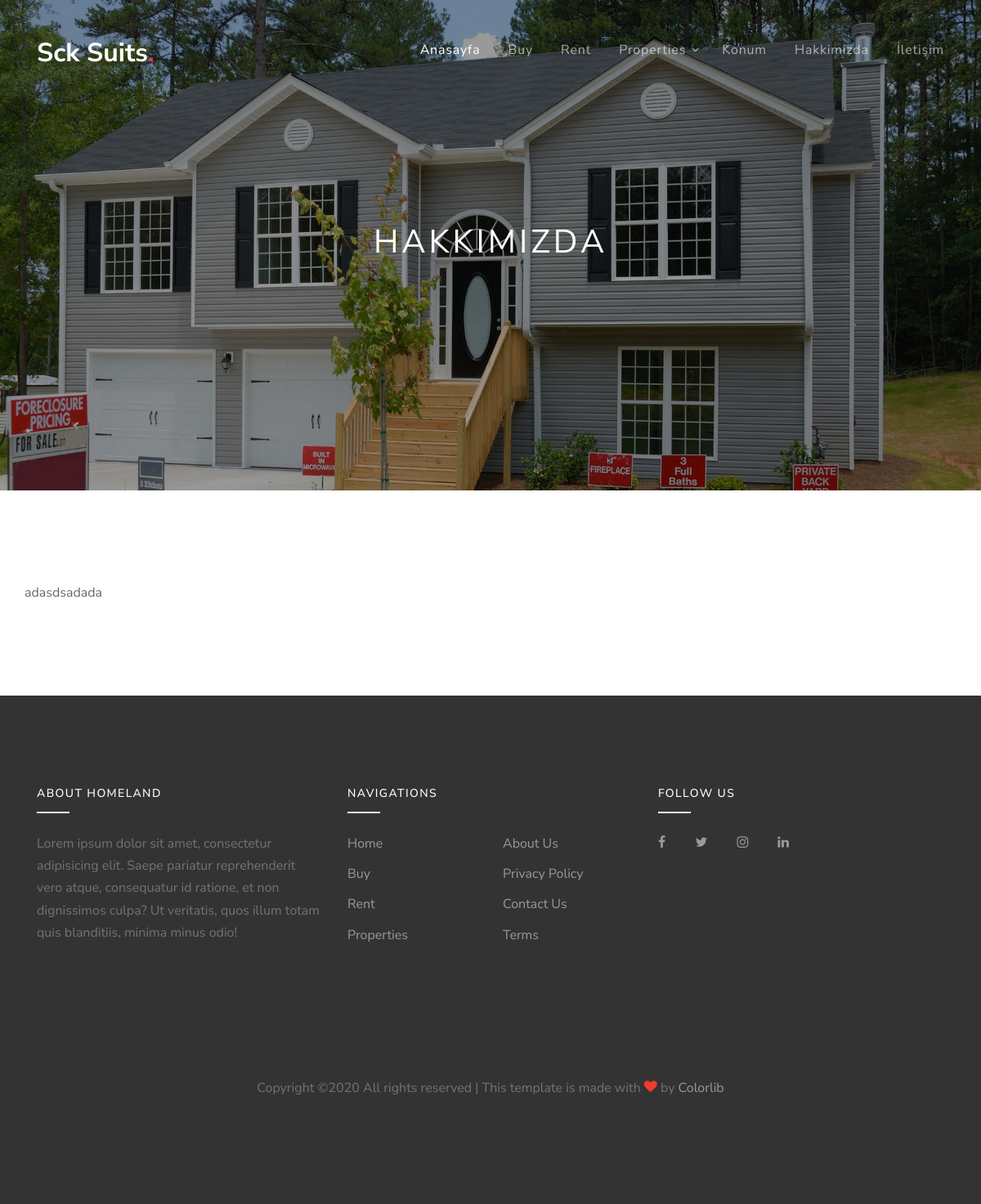
/hakkimizda/, run on an earlier commit of the app's database.
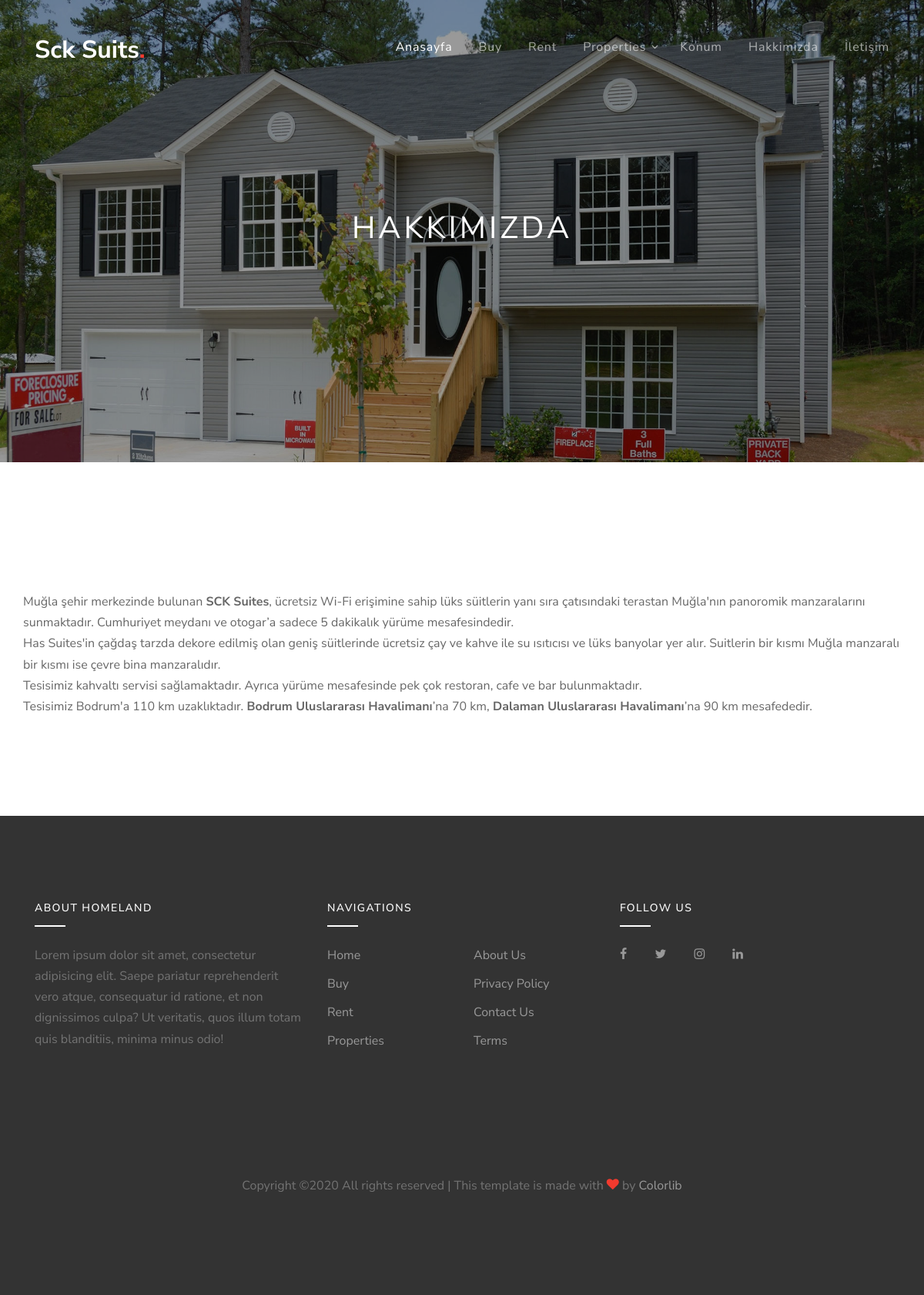
And on a later commit of the database.
### home/models.py (models this page shows, shortened)
class Setting(models.Model):
    STATUS = (
        ('True', 'Evet'),
        ('False', 'Hayır'),
    )
    title = models.CharField(max_length=150)
    keywords = models.CharField(max_length=255)
    description = models.CharField(max_length=255)
    company = models.CharField(max_length=50)
    address = models.CharField(blank=True, max_length=150)
    phone = models.CharField(blank=True, max_length=15)
    fax = models.CharField(blank=True, max_length=15)
    email = models.CharField(blank=True, max_length=30)
    smtpserver = models.CharField(blank=True, max_length=20)
    smtpemail = models.CharField(blank=True, max_length=20)
    smtppassword = models.CharField(blank=True, max_length=10)
    smtpport = models.CharField(blank=True, max_length=5)
    icon = models.ImageField(blank=True, upload_to='images/')
    facebook = models.CharField(blank=True, max_length=50)
    instagram = models.CharField(blank=True, max_length=50)
    twitter = models.CharField(blank=True, max_length=50)
    aboutus = RichTextUploadingField()
    contact = RichTextUploadingField()
    references = RichTextUploadingField()
    status = models.CharField(max_length=10, choices=STATUS)
    create_at = models.DateTimeField(auto_now_add=True)
    update_at = models.DateTimeField(auto_now=True)

### home/views.py (the view)
# urls.py: path('hakkimizda/', views.hakkimizda, name='hakkimizda'),
def hakkimizda(request):
    setting = Setting.objects.get(pk=1)
    context = {'setting': setting, 'page': 'hakkimizda'}
    return render(request, 'hakkimizda.html', context)

### home/templates/hakkimizda.html (shortened to what this page needs)
{% extends "homebase.html" %}
{% load static %}
{% block content %}
    <div class="site-blocks-cover inner-page-cover overlay" style="background-image: url(../static/images/hero_bg_2.jpg);" data-aos="fade" data-stellar-background-ratio="0.5">
      <div class="container">
        <div class="row align-items-center justify-content-center text-center">
          <div class="col-md-10">
            <h1 class="mb-2">HAKKIMIZDA</h1>
          </div>
        </div>
      </div>
    </div>
    <div class="site-section">
      <div class="container">
        <div class="row">
          {{ setting.aboutus|safe }}
        </div>
      </div>
    </div>
{% endblock %}

### home/templates/homebase.html (shortened to what this page needs)
{% load static %}
<!DOCTYPE html>
<html lang="en">
<head>
    <link rel="stylesheet" href="{% static 'fonts/icomoon/style.css' %}" />
    <link rel="stylesheet" href="{% static 'css/bootstrap.min.css' %}">
    <link rel="stylesheet" href="{% static 'css/magnific-popup.css' %}">
    <link rel="stylesheet" href="{% static 'css/jquery-ui.css' %}">
    <link rel="stylesheet" href="{% static 'css/owl.carousel.min.css' %}">
    <link rel="stylesheet" href="{% static 'css/owl.theme.default.min.css' %}">
    <link rel="stylesheet" href="{% static 'css/bootstrap-datepicker.css' %}">
    <link rel="stylesheet" href="{% static 'css/mediaelementplayer.css' %}">
    <link rel="stylesheet" href="{% static 'css/animate.css' %}">
    <link rel="stylesheet" href="{% static 'fonts/flaticon/font/flaticon.css' %}">
    <link rel="stylesheet" href="{% static 'css/fl-bigmug-line.css' %}">
    <link rel="stylesheet" href="{% static 'css/aos.css' %}">
    <link rel="stylesheet" href="{% static 'css/style.css' %}">
</head>
<body>
    {% include 'header.html' %}
    {% block content %}  {% endblock %}
    {% include 'footer.html' %}
</body>
</html>

### home/templates/header.html (shortened to what this page needs)
{% load static %}
<header>
  <div class="site-wrap">
    <div class="site-navbar mt-4">
        <div class="container py-1">
          <div class="row align-items-center">
            <div class="col-8 col-md-8 col-lg-4">
              <h1 class="mb-0"><a href="index.html" class="text-white h2 mb-0"><strong>Sck Suits<span class="text-danger">.</span></strong></a></h1>
            </div>
            <div class="col-4 col-md-4 col-lg-8">
              <nav class="site-navigation text-right text-md-right" role="navigation">
                <ul class="site-menu js-clone-nav d-none d-lg-block">
                  <li class="active">
                    <a href="/">Anasayfa</a>
                  </li>
                  <li><a href="buy.html">Buy</a></li>
                  <li><a href="rent.html">Rent</a></li>
                  <li class="has-children">
                    <a href="properties.html">Properties</a>
                  </li>
                  <li><a href="/referanslar">Konum</a></li>
                  <li><a href="/hakkimizda">Hakkimizda</a></li>
                  <li><a href="/iletisim">İletişim</a></li>
                </ul>
              </nav>
            </div>
          </div>
        </div>
      </div>
    </div>
    </header>

### home/templates/footer.html (shortened to what this page needs)
<footer class="site-footer">
      <div class="container">
        <div class="row">
          <div class="col-lg-4">
            <div class="mb-5">
              <h3 class="footer-heading mb-4">About Homeland</h3>
              <p>Lorem ipsum dolor sit amet, consectetur adipisicing elit. Saepe pariatur reprehenderit vero atque, consequatur id ratione, et non dignissimos culpa? Ut veritatis, quos illum totam quis blanditiis, minima minus odio!</p>
            </div>
          </div>
          <div class="col-lg-4 mb-5 mb-lg-0">
            <div class="row mb-5">
              <div class="col-md-12">
                <h3 class="footer-heading mb-4">Navigations</h3>
              </div>
              <div class="col-md-6 col-lg-6">
                <ul class="list-unstyled">
                  <li><a href="#">Home</a></li>
                  <li><a href="#">Buy</a></li>
                  <li><a href="#">Rent</a></li>
                  <li><a href="#">Properties</a></li>
                </ul>
              </div>
              <div class="col-md-6 col-lg-6">
                <ul class="list-unstyled">
                  <li><a href="#">About Us</a></li>
                  <li><a href="#">Privacy Policy</a></li>
                  <li><a href="#">Contact Us</a></li>
                  <li><a href="#">Terms</a></li>
                </ul>
              </div>
            </div>
          </div>
          <div class="col-lg-4 mb-5 mb-lg-0">
            <h3 class="footer-heading mb-4">Follow Us</h3>
                <div>
                  <a href="#" class="pl-0 pr-3"><span class="icon-facebook"></span></a>
                  <a href="#" class="pl-3 pr-3"><span class="icon-twitter"></span></a>
                  <a href="#" class="pl-3 pr-3"><span class="icon-instagram"></span></a>
                  <a href="#" class="pl-3 pr-3"><span class="icon-linkedin"></span></a>
                </div>
          </div>
        </div>
        <div class="row pt-5 mt-5 text-center">
          <div class="col-md-12">
            <p>
            Copyright &copy;<script>document.write(new Date().getFullYear());</script> All rights reserved | This template is made with <i class="icon-heart text-danger" aria-hidden="true"></i> by <a href="https://colorlib.com" target="_blank" >Colorlib</a>
            </p>
          </div>
        </div>
      </div>
    </footer>
{% load static %}

### home/static/css/style.css (style rules this page uses)
body { line-height: 1.7; color: rgba(0, 0, 0, 0.6); font-weight: 400; font-size: 1rem; font-family: "Roboto Mono", SFMono-Regular, Menlo, Monaco, Consolas, "Liberation Mono", "Courier New", monospace; font-family: "Nunito Sans", -apple-system, BlinkMacSystemFont, "Segoe UI", Roboto, "Helvetica Neue", Arial, sans-serif, "Apple Color Emoji", "Segoe UI Emoji", "Segoe UI Symbol", "Noto Color Emoji"; }
a { -webkit-transition: .3s all ease; -o-transition: .3s all ease; transition: .3s all ease; }
.site-wrap { position: relative; }
.site-wrap:before { -webkit-transition: .3s all ease-in-out; -o-transition: .3s all ease-in-out; transition: .3s all ease-in-out; background: rgba(0, 0, 0, 0.6); content: ""; position: absolute; z-index: 2000; top: 0; left: 0; right: 0; bottom: 0; opacity: 0; visibility: hidden; }
.site-section { padding: 3em 0; }
@media (min-width: 768px) { .site-section { padding: 7em 0; } }
.site-footer { padding: 4em 0; background: #333333; }
@media (min-width: 768px) { .site-footer { padding: 7em 0; } }
.site-footer p { color: #737373; }
.site-footer h2, .site-footer h3, .site-footer h4, .site-footer h5 { color: #fff; }
.site-footer a { color: #999999; }
.site-footer ul li { margin-bottom: 10px; }
.site-footer .footer-heading { font-size: 14px; text-transform: uppercase; letter-spacing: .1em; color: #fff; position: relative; padding-bottom: 15px; }
.site-footer .footer-heading:before { content: ""; background: #fff; width: 40px; height: 2px; position: absolute; bottom: 0; }
.site-navbar { margin-bottom: 0px; width: 100%; border-bottom: none; position: absolute; z-index: 99; }
.site-navbar .site-navigation .site-menu { margin-bottom: 0; margin-left: 0; padding-left: 0; }
.site-navbar .site-navigation .site-menu .active > a { color: #fff; }
.site-navbar .site-navigation .site-menu a { text-decoration: none !important; display: inline-block; }
.site-navbar .site-navigation .site-menu > li { display: inline-block; padding: 10px 5px; }
.site-navbar .site-navigation .site-menu > li > a { padding: 10px 10px; letter-spacing: .05em; color: rgba(255, 255, 255, 0.6); text-decoration: none !important; }
.site-navbar .site-navigation .site-menu > li:last-child { padding-right: 0; }
.site-navbar .site-navigation .site-menu > li:last-child > a { padding-right: 0; }
.site-navbar .site-navigation .site-menu .has-children { position: relative; }
.site-navbar .site-navigation .site-menu .has-children > a { position: relative; padding-right: 20px; }
.site-navbar .site-navigation .site-menu .has-children > a:before { position: absolute; content: "\e313"; font-size: 16px; top: 50%; right: 0; -webkit-transform: translateY(-50%); -ms-transform: translateY(-50%); transform: translateY(-50%); font-family: 'icomoon'; }
.site-mobile-menu .site-nav-wrap { padding: 0; margin: 0; list-style: none; position: relative; }
.site-mobile-menu .site-nav-wrap a { padding: 10px 20px; display: block; position: relative; color: #212529; }
.site-mobile-menu .site-nav-wrap li { position: relative; display: block; }
.site-mobile-menu .site-nav-wrap li.active > a { color: #1f3c88; }
.site-mobile-menu .site-nav-wrap > li { display: block; position: relative; float: left; width: 100%; }
.site-mobile-menu .site-nav-wrap > li > a { padding-left: 20px; font-size: 20px; }
.site-blocks-cover { background-size: cover; background-repeat: no-repeat; background-position: top; }
.site-blocks-cover.overlay { position: relative; }
.site-blocks-cover.overlay:before { position: absolute; content: ""; left: 0; bottom: 0; right: 0; top: 0; background: rgba(0, 0, 0, 0.4); }
.site-blocks-cover, .site-blocks-cover .row { min-height: 600px; height: calc(100vh); }
.site-blocks-cover.inner-page-cover, .site-blocks-cover.inner-page-cover .row { min-height: 600px; height: calc(30vh); }
.site-blocks-cover h1 { font-weight: 900; color: #fff; font-weight: normal; letter-spacing: .1em; text-transform: uppercase; }

What changed in the data, as far as the page shows it:
changed Setting: aboutus "adasdsadada" → "Muğla şehir merkezinde bulunan SCK Suites , ücretsiz Wi-Fi erişimine sahip lüks süitlerin yanı sıra çatısındaki terastan Muğla'nın panoromik manzaralarını sunmaktadır. Cumhuriyet meydanı ve otogar’a sadece 5 dakikalık yürüme mesafesindedir. Has Suites'in çağdaş tarzda dekore edilmiş olan geniş süitlerinde ücretsiz çay ve kahve ile su ısıtıcısı ve lüks banyolar yer alır. Suitlerin bir kısmı Muğla manzaralı bir kısmı ise çevre bina manzaralıdır. Tesisimiz kahvaltı servisi sağlamaktadır. Ayrıca yürüme mesafesinde pek çok restoran, cafe ve bar bulunmaktadır. Tesisimiz Bodrum'a 110 km uzaklıktadır. Bodrum Uluslararası Havalimanı ’na 70 km, Dalaman Uluslararası Havalimanı ’na 90 km mesafededir."
